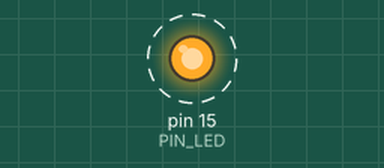
The sketch below on a simulated Arduino Uno, built with avr-gcc and run on an emulated ATmega328P. Shown: output pins drawn as LEDs (lit = HIGH). Dashed ring = blinking.

Above: at 0.2 s.
Timing chart, 0 to 3.0 s (numbered marks = the images above):
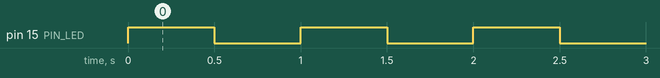

Measured:
- by itself, pin 15 (PIN_LED): alternates HIGH for 0.50 s and LOW for 0.50 s

The sketch:

Project_03_LED_Flashing.ino
```cpp
//**********************************************************************
/*
 * Filename    : External LED flashing
 * Description : Make an led blinking.
 * Author      : http//www.keyestudio.com
*/
#define PIN_LED   15   //define the led pin

// the setup function runs once when you press reset or power the board
void setup() {
  // initialize digital pin LED as an output.
  pinMode(PIN_LED, OUTPUT);
}

// the loop function runs over and over again forever
void loop() {
  digitalWrite(PIN_LED, HIGH);   // turn the LED on (HIGH is the voltage level)
  delay(500);                       // wait for 0.5s
  digitalWrite(PIN_LED, LOW);    // turn the LED off by making the voltage LOW
  delay(500);                       // wait for 0.5s
}
//*************************************************************************************
```
